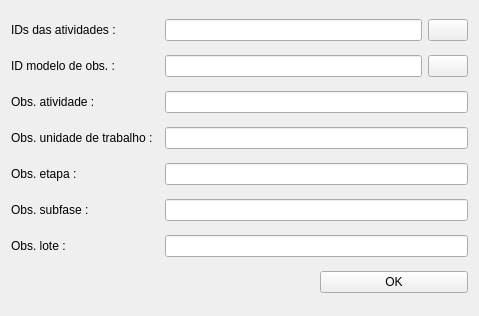
<?xml version="1.0" encoding="UTF-8"?>
<ui version="4.0">
 <class>Form</class>
 <widget class="QWidget" name="Form">
  <property name="geometry">
   <rect>
    <x>0</x>
    <y>0</y>
    <width>479</width>
    <height>316</height>
   </rect>
  </property>
  <property name="windowTitle">
   <string>Form</string>
  </property>
  <layout class="QGridLayout" name="gridLayout">
   <item row="0" column="0">
    <widget class="QLabel" name="label">
     <property name="text">
      <string>IDs das atividades :</string>
     </property>
    </widget>
   </item>
   <item row="0" column="1" colspan="2">
    <layout class="QHBoxLayout" name="horizontalLayout">
     <item>
      <widget class="QLineEdit" name="activityIdLe"/>
     </item>
     <item>
      <widget class="QPushButton" name="extractFieldBtn">
       <property name="text">
        <string/>
       </property>
      </widget>
     </item>
    </layout>
   </item>
   <item row="1" column="0">
    <widget class="QLabel" name="label_7">
     <property name="text">
      <string>ID modelo de obs. :</string>
     </property>
    </widget>
   </item>
   <item row="1" column="1" colspan="2">
    <layout class="QHBoxLayout" name="horizontalLayout_2">
     <item>
      <widget class="QLineEdit" name="idTemplateLe"/>
     </item>
     <item>
      <widget class="QPushButton" name="refreshBtn">
       <property name="text">
        <string/>
       </property>
      </widget>
     </item>
    </layout>
   </item>
   <item row="2" column="0">
    <widget class="QLabel" name="label_2">
     <property name="text">
      <string>Obs. atividade :</string>
     </property>
    </widget>
   </item>
   <item row="2" column="1" colspan="2">
    <widget class="QLineEdit" name="obsActivityLe"/>
   </item>
   <item row="3" column="0">
    <widget class="QLabel" name="label_3">
     <property name="text">
      <string>Obs. unidade de trabalho :</string>
     </property>
    </widget>
   </item>
   <item row="3" column="1" colspan="2">
    <widget class="QLineEdit" name="obsWorkspaceLe"/>
   </item>
   <item row="4" column="0">
    <widget class="QLabel" name="label_4">
     <property name="text">
      <string>Obs. etapa :</string>
     </property>
    </widget>
   </item>
   <item row="4" column="1" colspan="2">
    <widget class="QLineEdit" name="obsStepLe"/>
   </item>
   <item row="5" column="0">
    <widget class="QLabel" name="label_5">
     <property name="text">
      <string>Obs. subfase :</string>
     </property>
    </widget>
   </item>
   <item row="5" column="1" colspan="2">
    <widget class="QLineEdit" name="obsSubfaseLe"/>
   </item>
   <item row="6" column="0">
    <widget class="QLabel" name="label_6">
     <property name="text">
      <string>Obs. lote :</string>
     </property>
    </widget>
   </item>
   <item row="6" column="1" colspan="2">
    <widget class="QLineEdit" name="obsLotLe"/>
   </item>
   <item row="7" column="0" colspan="2">
    <spacer name="horizontalSpacer">
     <property name="orientation">
      <enum>Qt::Horizontal</enum>
     </property>
     <property name="sizeHint" stdset="0">
      <size>
       <width>219</width>
       <height>20</height>
      </size>
     </property>
    </spacer>
   </item>
   <item row="7" column="2">
    <widget class="QPushButton" name="okBtn">
     <property name="text">
      <string>OK</string>
     </property>
    </widget>
   </item>
  </layout>
 </widget>
 <resources/>
 <connections/>
</ui>
